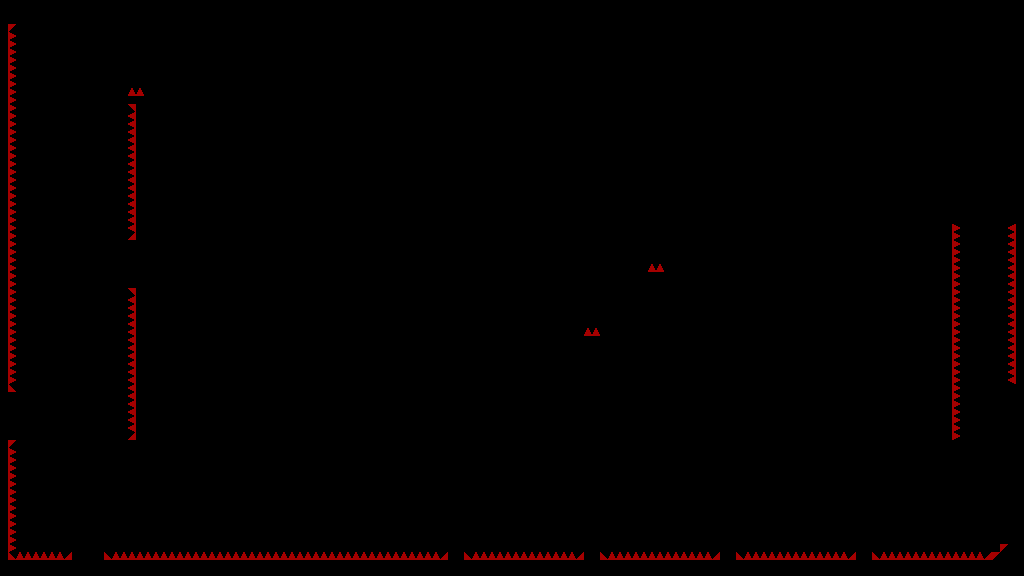

A 2D game scene composited from a Tiled map and its tileset images. What follows is a short description and the map's XML, with each tile layer's data collapsed to a summary:
An orthogonal 128x72 tile map with 8x8 px tiles, 1 tile layer (T_Spikes) and 48 objects.

<map version="1.4" tiledversion="1.4.3" orientation="orthogonal" renderorder="right-down" width="128" height="72" tilewidth="8" tileheight="8" infinite="0" nextlayerid="6" nextobjectid="324">
 <tileset firstgid="1" source="../../../Sprites/Tiles/DEV/flat/T_spr_nv_flat_0.tsx" />
 <layer id="1" name="T_Spikes" width="128" height="72">
  <data>[9216 cells, 262 non-empty, 2 distinct tile ids]</data>
 </layer>
 <objectgroup id="2" name="C_Solid">
  <object id="262" x="1016" y="16" width="8" height="560" />
  <object id="271" x="0" y="560" width="1008" height="16" />
  <object id="273" x="856" y="544" width="16" height="16" />
  <object id="276" x="720" y="544" width="16" height="16" />
  <object id="284" x="72" y="544" width="32" height="16" />
  <object id="286" x="584" y="544" width="16" height="16" />
  <object id="288" x="448" y="544" width="16" height="16" />
  <object id="290" x="992" y="560">
   <polygon points="0,0 16,-16 16,0" />
  </object>
  <object id="291" x="1008" y="384" width="8" height="192" />
  <object id="293" x="520" y="296" width="16" height="96" />
  <object id="294" x="584" y="360" width="16" height="72" />
  <object id="295" x="520" y="296" width="16" height="96" />
  <object id="296" x="584" y="216" width="16" height="96" />
  <object id="297" x="648" y="296" width="16" height="136" />
  <object id="301" x="144" y="432" width="800" height="16" />
  <object id="302" x="712" y="216" width="232" height="216" />
  <object id="303" x="648" y="152" width="16" height="96" />
  <object id="306" x="648" y="136" width="304" height="16" />
  <object id="307" x="944" y="216" width="8" height="232" />
  <object id="308" x="952" y="440" width="8" height="8" />
  <object id="309" x="952" y="216" width="8" height="8" />
  <object id="310" x="1008" y="16" width="8" height="208" />
  <object id="311" x="16" y="392" width="32" height="16" />
  <object id="312" x="96" y="240" width="32" height="16" />
  <object id="313" x="16" y="408">
   <polygon points="0,0 32,0 0,32" />
  </object>
  <object id="314" x="96" y="256">
   <polygon points="0,0 32,0 32,32" />
  </object>
  <object id="315" x="136" y="96" width="8" height="352" />
  <object id="316" x="0" y="0" width="8" height="560" />
  <object id="318" x="128" y="440" width="8" height="8" />
  <object id="319" x="8" y="392" width="8" height="48" />
  <object id="320" x="8" y="0" width="1016" height="16" />
  <object id="321" x="128" y="240" width="8" height="48" />
  <object id="322" x="128" y="96" width="8" height="8" />
  <object id="323" x="8" y="16" width="8" height="8" />
 </objectgroup>
 <objectgroup id="5" name="DEV" visible="0">
  <object id="185" x="752" y="88">
   <polygon points="0,0 24,24 0,24" />
  </object>
  <object id="186" x="824" y="120">
   <polygon points="0,0 24,-24 24,0" />
  </object>
  <object id="187" x="856" y="112">
   <polygon points="0,0 48,0 0,48" />
  </object>
  <object id="188" x="848" y="48">
   <polygon points="0,0 0,48 -48,0" />
  </object>
  <object id="189" x="872" y="184">
   <polygon points="0,0 32,-32 32,0" />
  </object>
  <object id="190" x="712" y="96">
   <polygon points="0,0 24,-24 24,0" />
  </object>
  <object id="191" x="768" y="48">
   <polygon points="0,0 24,24 0,24" />
  </object>
  <object id="192" x="656" y="48">
   <polygon points="0,0 24,24 0,24" />
  </object>
  <object id="193" x="880" y="64">
   <polygon points="0,0 0,24 -24,0" />
  </object>
  <object id="194" x="696" y="48">
   <polygon points="0,0 24,0 0,24" />
  </object>
  <object id="195" x="800" y="112">
   <polygon points="0,0 8,8 0,8" />
  </object>
  <object id="196" x="832" y="144">
   <polygon points="0,0 8,0 0,8" />
  </object>
  <object id="197" x="736" y="48">
   <polygon points="0,0 8,0 0,8" />
  </object>
 </objectgroup>
 <objectgroup id="3" name="C_Balls">
  <object id="270" x="976" y="288" width="8" height="8" />
 </objectgroup>
 <objectgroup id="4" name="C_Orbs" />
</map>
